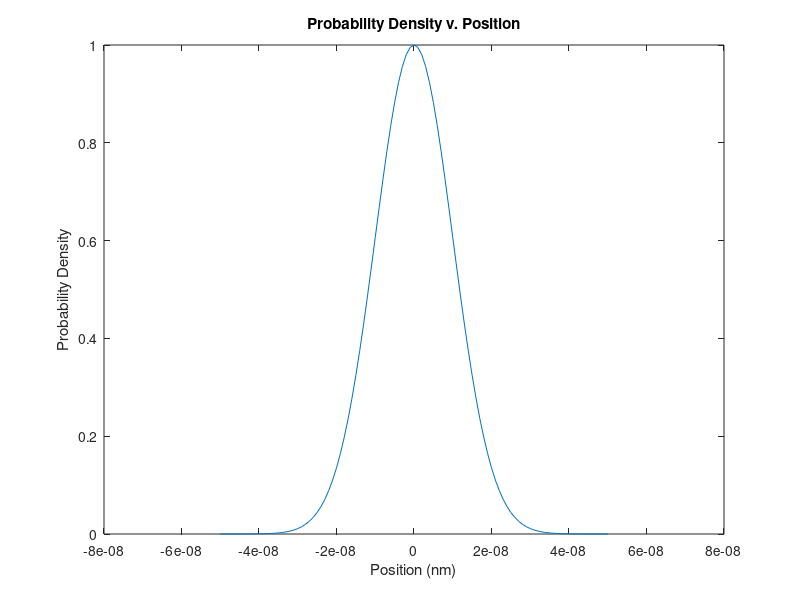
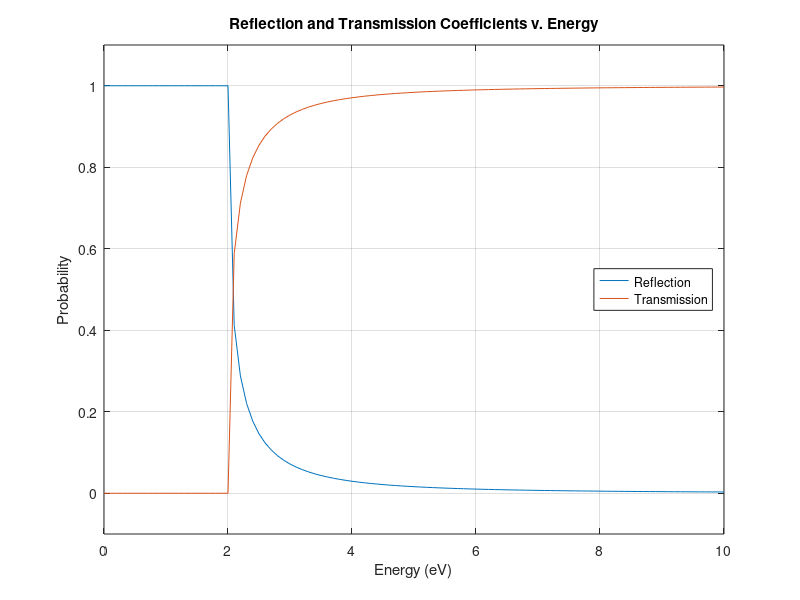

The MATLAB script that drew these images, in order:
A = 1;
e = 2.718;
sigma = 10e-9;
x = linspace(-5e-8,5e-8,101);
psi = A.*e.^(-(x.^2)./(2*(sigma^2)));
figure(1)
plot(x,psi);
title('Probability Density v. Position');
xlabel('Position (nm)');
ylabel('Probability Density');


Emax = 10; %units of eV
m = 9.11e-31; %units of kg
hbar = 6.58e-16; %units of eV*s
V0 = 2; %units of eV
E = linspace(0,Emax,101);
k1 = sqrt((2*m*E)/hbar^2);
k2 = sqrt((2*m*(E-V0))/hbar^2);
R = linspace(0,Emax,101);
T = linspace(0,Emax,101);
for i = 1:101
    if(E(i) < V0)
        R(i) = 1;
        T(i) = 0;
    else
        R(i) = ((k1(i) - k2(i))/(k1(i) + k2(i)))^2;
        T(i) = 1 - R(i);
    end
end

figure(2)
plot(E,R,E,T);
legend({'Reflection','Transmission'},'Location','east');
title('Reflection and Transmission Coefficients v. Energy');
xlabel('Energy (eV)');
ylabel('Probability');
xlim([0,10]);
ylim([-.1, 1.1]);
grid on;